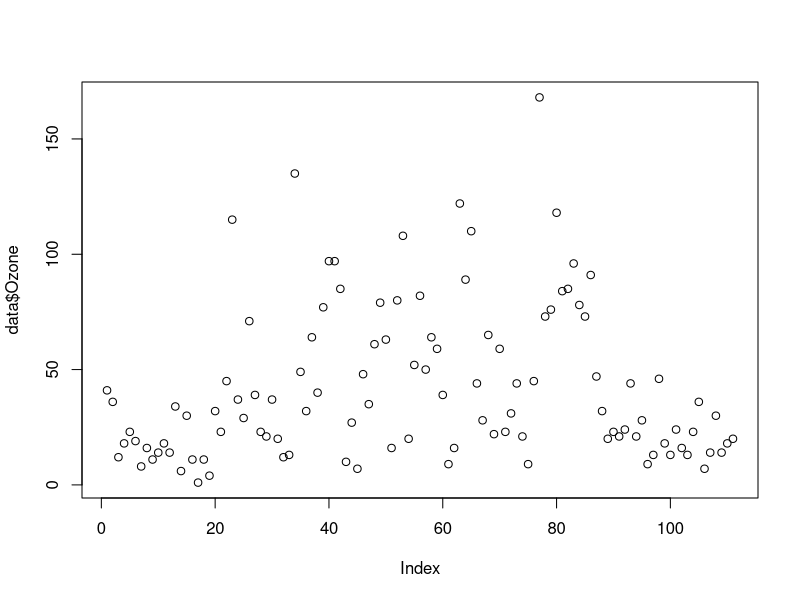
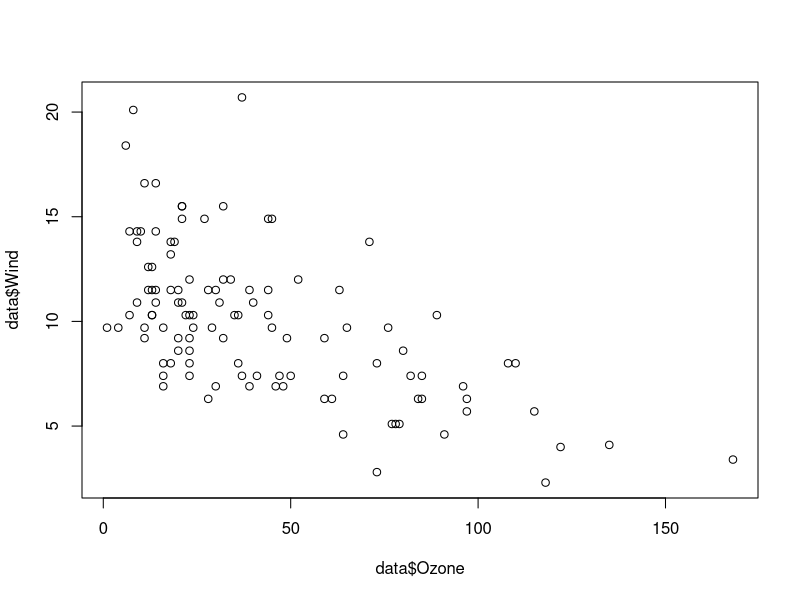
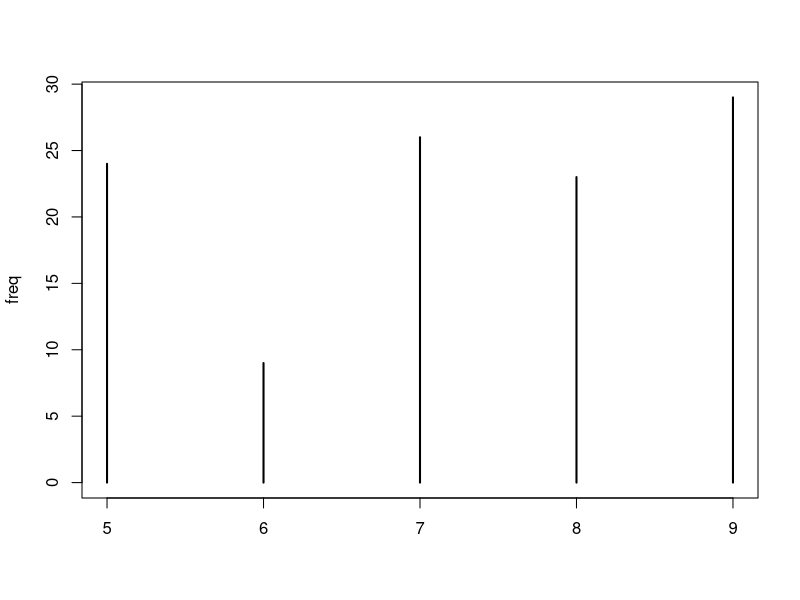
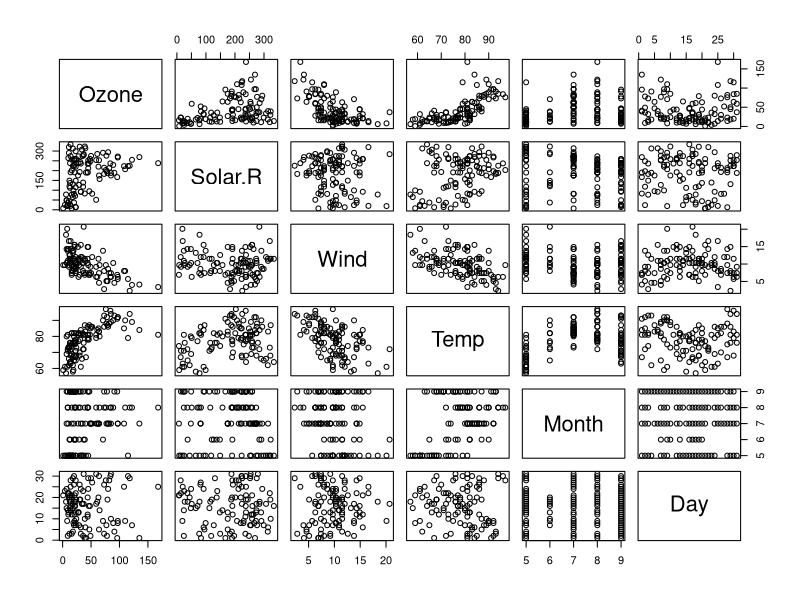
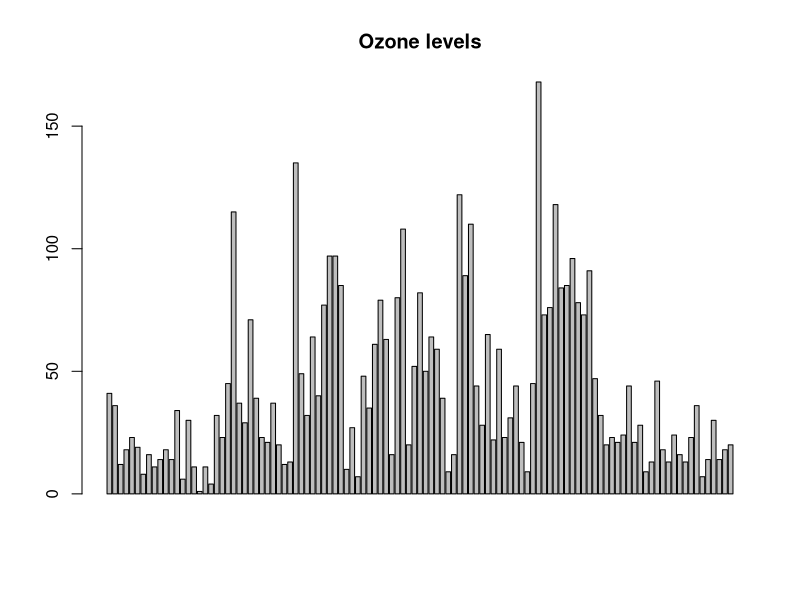
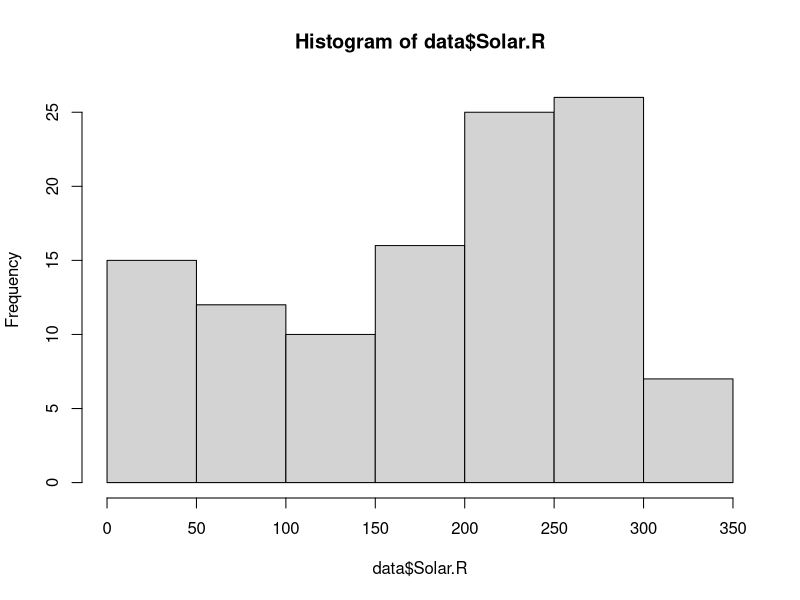
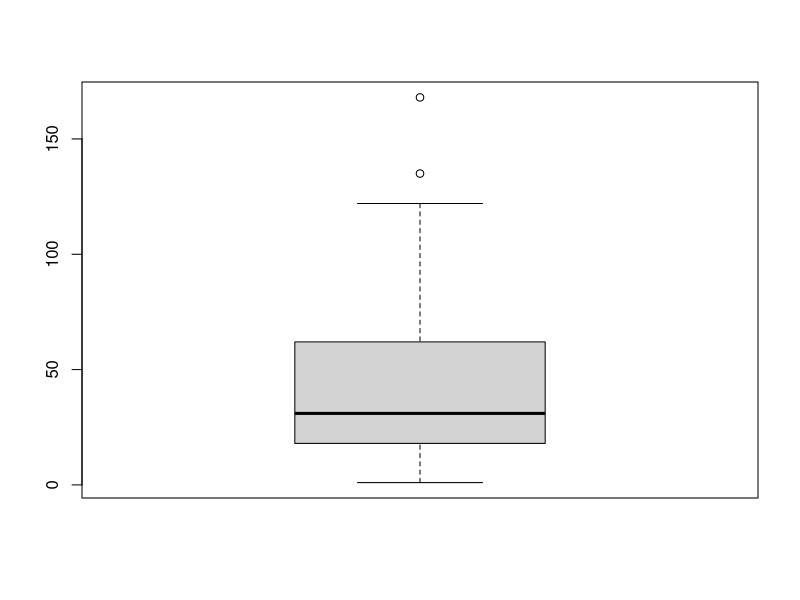
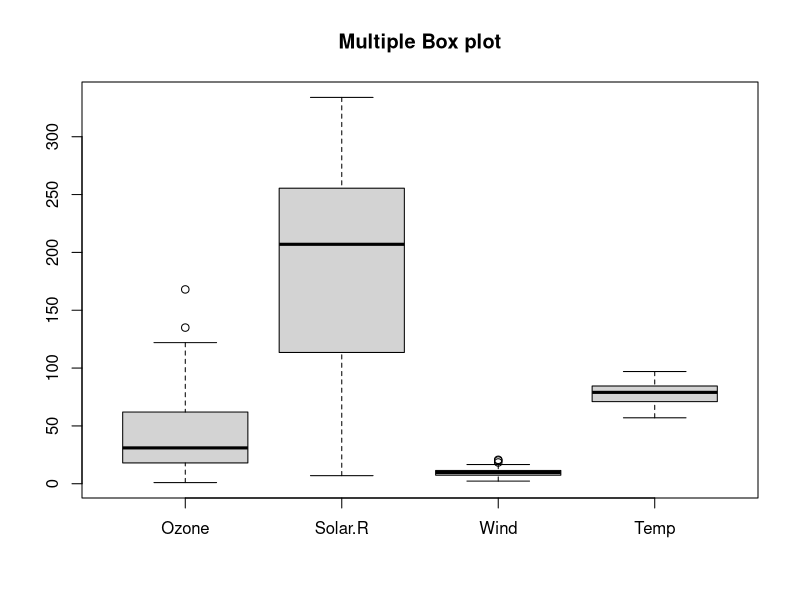

These figures' R source, in order:
## ---- chunk 1
knitr::opts_chunk$set(echo = TRUE)
## ---- chunk 2
library("MASS")
## ---- chunk 3
data = na.omit(airquality)
View(data)
## ---- chunk 4
plot(data$Ozone)
## ---- chunk 5
plot(data$Ozone, data$Wind)
## ---- chunk 6
freq = table(data$Month)
plot(freq)
## ---- chunk 7
plot(data)
## ---- chunk 8
barplot(data$Ozone, main = "Ozone levels")
## ---- chunk 9
hist(data$Solar.R)
## ---- chunk 10
boxplot(data$Ozone)
## ---- chunk 11
boxplot(data[,1:4],main = "Multiple Box plot")
## ---- chunk 12
library(ggplot2)
## ---- chunk 13
ggplot(data = mtcars,aes(x = wt,y = mpg))+geom_point() 
## ---- chunk 14
ggplot(iris, aes(x = Sepal.Length, y = Petal.Length)) +geom_point() 
## ---- chunk 15
ggplot(iris, aes(x = Sepal.Length, y = Petal.Length,col = Species, shape = Species))+ geom_point()
## ---- chunk 16
ggplot(iris, aes(x = Sepal.Length, y = Petal.Length, col = Species)) + geom_point() + geom_smooth()
## ---- chunk 17
ggplot(iris, aes(x = Sepal.Length, y = Petal.Length, col = Species)) + geom_point(color = "blue") + geom_smooth(color = "red")
## ---- chunk 18
ggplot(mtcars,aes(x = gear)) + geom_bar()
## ---- chunk 19
ggplot(mtcars, aes(x = mpg)) + geom_histogram()
## ---- chunk 20
ggplot(mtcars, aes(x = as.factor(cyl), y= mpg))  + geom_boxplot()
## ---- chunk 21

